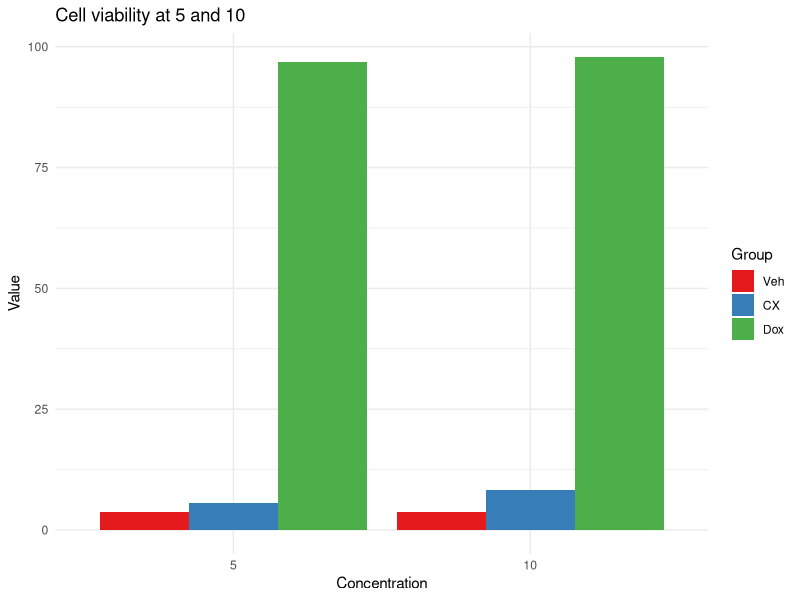

Write the R code that produced this figure.
## ---- chunk 1
# Load necessary library
library(ggplot2)

# Create the dataset in the same style
data <- data.frame(
  Group        = rep(c("CX", "Dox", "Veh"), each = 2),
  Concentration = rep(c("5", "10"), times = 3),
  Value        = c(5.7, 8.3,   # CX
                   96.8, 97.9, # Dox
                   3.7, 3.7)   # Veh
)

# Ensure the order of groups and concentrations
data$Group <- factor(data$Group, levels = c("Veh", "CX", "Dox"))
data$Concentration <- factor(data$Concentration, levels = c("5", "10"))

# Create the side-by-side bar chart (no error bars)
ggplot(data, aes(x = Concentration, y = Value, fill = Group)) +
  geom_bar(stat = "identity", position = "dodge") +
  labs(title = "Cell viability at 5 and 10",
       x = "Concentration",
       y = "Value") +
  theme_minimal() +
  scale_fill_brewer(palette = "Set1")
